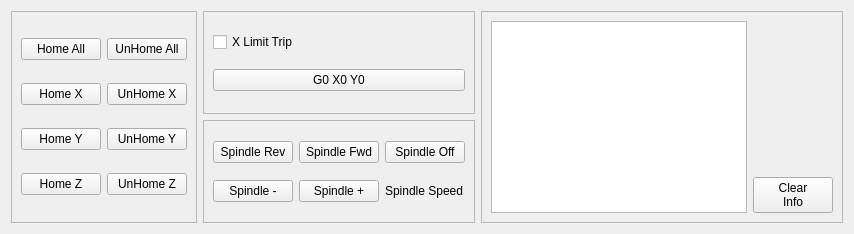
      <widget class="QWidget" name="tab">
       <attribute name="title">
        <string>Home</string>
       </attribute>
       <layout class="QGridLayout" name="gridLayout_2">
        <item row="0" column="2" rowspan="2">
         <widget class="QFrame" name="frame_8">
          <property name="frameShape">
           <enum>QFrame::StyledPanel</enum>
          </property>
          <property name="frameShadow">
           <enum>QFrame::Raised</enum>
          </property>
          <layout class="QGridLayout" name="gridLayout_13">
           <item row="1" column="1">
            <widget class="QPushButton" name="clear_info_pb">
             <property name="text">
              <string>Clear
Info</string>
             </property>
            </widget>
           </item>
           <item row="0" column="1">
            <spacer name="verticalSpacer_5">
             <property name="orientation">
              <enum>Qt::Vertical</enum>
             </property>
             <property name="sizeHint" stdset="0">
              <size>
               <width>20</width>
               <height>40</height>
              </size>
             </property>
            </spacer>
           </item>
           <item row="0" column="0" rowspan="2">
            <widget class="QPlainTextEdit" name="info_pte"/>
           </item>
          </layout>
         </widget>
        </item>
        <item row="1" column="1">
         <widget class="QFrame" name="frame_9">
          <property name="frameShape">
           <enum>QFrame::StyledPanel</enum>
          </property>
          <property name="frameShadow">
           <enum>QFrame::Raised</enum>
          </property>
          <layout class="QGridLayout" name="gridLayout_14">
           <item row="1" column="3">
            <widget class="QLabel" name="spindle_speed_0_lb">
             <property name="text">
              <string>Spindle Speed</string>
             </property>
            </widget>
           </item>
           <item row="0" column="3">
            <widget class="QPushButton" name="spindle_stop_pb">
             <property name="text">
              <string>Spindle Off</string>
             </property>
            </widget>
           </item>
           <item row="0" column="2">
            <widget class="QPushButton" name="spindle_fwd_pb">
             <property name="text">
              <string>Spindle Fwd</string>
             </property>
            </widget>
           </item>
           <item row="0" column="0">
            <widget class="QPushButton" name="spindle_rev_pb">
             <property name="text">
              <string>Spindle Rev</string>
             </property>
            </widget>
           </item>
           <item row="1" column="0">
            <widget class="QPushButton" name="spindle_minus_pb">
             <property name="text">
              <string>Spindle -</string>
             </property>
            </widget>
           </item>
           <item row="1" column="2">
            <widget class="QPushButton" name="spindle_plus_pb">
             <property name="text">
              <string>Spindle +</string>
             </property>
            </widget>
           </item>
          </layout>
         </widget>
        </item>
        <item row="0" column="0" rowspan="2">
         <widget class="QFrame" name="frame_2">
          <property name="frameShape">
           <enum>QFrame::StyledPanel</enum>
          </property>
          <property name="frameShadow">
           <enum>QFrame::Raised</enum>
          </property>
          <layout class="QGridLayout" name="gridLayout_3">
           <item row="2" column="1">
            <widget class="QPushButton" name="unhome_pb_1">
             <property name="text">
              <string>UnHome Y</string>
             </property>
            </widget>
           </item>
           <item row="3" column="1">
            <widget class="QPushButton" name="unhome_pb_2">
             <property name="text">
              <string>UnHome Z</string>
             </property>
            </widget>
           </item>
           <item row="3" column="0">
            <widget class="QPushButton" name="home_pb_2">
             <property name="text">
              <string>Home Z</string>
             </property>
            </widget>
           </item>
           <item row="1" column="0">
            <widget class="QPushButton" name="home_pb_0">
             <property name="text">
              <string>Home X</string>
             </property>
            </widget>
           </item>
           <item row="1" column="1">
            <widget class="QPushButton" name="unhome_pb_0">
             <property name="text">
              <string>UnHome X</string>
             </property>
            </widget>
           </item>
           <item row="2" column="0">
            <widget class="QPushButton" name="home_pb_1">
             <property name="text">
              <string>Home Y</string>
             </property>
            </widget>
           </item>
           <item row="0" column="0">
            <widget class="QPushButton" name="home_all_pb">
             <property name="text">
              <string>Home All</string>
             </property>
            </widget>
           </item>
           <item row="0" column="1">
            <widget class="QPushButton" name="unhome_all_pb">
             <property name="text">
              <string>UnHome All</string>
             </property>
            </widget>
           </item>
          </layout>
         </widget>
        </item>
        <item row="0" column="1">
         <widget class="QFrame" name="frame_15">
          <property name="frameShape">
           <enum>QFrame::StyledPanel</enum>
          </property>
          <property name="frameShadow">
           <enum>QFrame::Raised</enum>
          </property>
          <layout class="QGridLayout" name="gridLayout_33">
           <item row="1" column="0">
            <widget class="QCheckBox" name="checkBox">
             <property name="text">
              <string>X Limit Trip</string>
             </property>
             <property name="function" stdset="0">
              <string>hal_pin</string>
             </property>
             <property name="pin_name" stdset="0">
              <string>x-limit</string>
             </property>
             <property name="hal_type" stdset="0">
              <string>HAL_BIT</string>
             </property>
             <property name="hal_dir" stdset="0">
              <string>HAL_OUT</string>
             </property>
            </widget>
           </item>
           <item row="2" column="0">
            <widget class="QPushButton" name="mdi_pb_01">
             <property name="text">
              <string>G0 X0 Y0</string>
             </property>
             <property name="command" stdset="0">
              <string>G0 X0 Y0</string>
             </property>
             <property name="function" stdset="0">
              <string>mdi</string>
             </property>
            </widget>
           </item>
          </layout>
         </widget>
        </item>
       </layout>
      </widget>
